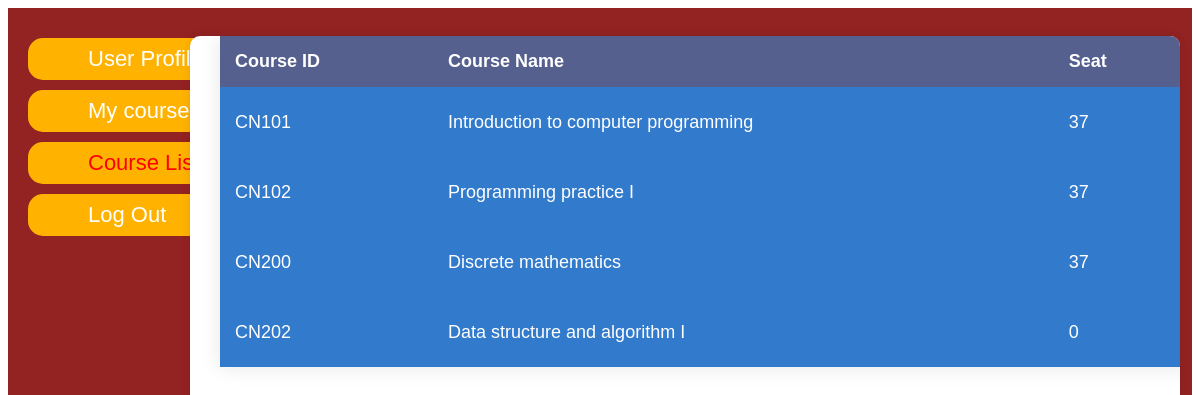
Page /courses/course_page/ (signed in) on the committed database.
### courses/models.py (models this page shows, shortened)
class Course(models.Model):
    ID = models.CharField(max_length=10, primary_key=True) # id
    course_name = models.CharField(max_length=100) # name
    course_lecturer = models.CharField(max_length=100) # lecturer
    course_des = models.CharField(max_length=250) # description
    course_semester = models.CharField(max_length=1, default='1') # semester
    course_year = models.CharField(max_length=4, default="2566") # year
    course_seat = models.IntegerField(default=40) # seat
    course_status = models.BooleanField(default=True) # status

### courses/views.py (the view)
# urls.py: path('course_page/', views.course_page, name='course_page'),
def course_page(request):
    all_course = Course.objects.all()
    reg = Register.objects.filter(reg_scholar_id=request.user)
    reg = reg.values_list('reg_course_id', flat=True)
    return render(request, 'courses/course_page.html',
        { 'username':request.user, 'admin':request.user.is_staff,
          'courses' :all_course,   'scholar':reg,})

### templates/courses/course_page.html (shortened to what this page needs)
{% extends 'courses/index.html' %}
{% load static %}
{% block page %}
    <nav class="navbar">
        <ul class="list">
            {% if admin %}
            <li class="list-item"><a href="{% url 'user_page' %}"><p class="a-p">Admin Profile</p></a></li>
            <li class="list-item"><a href="{% url 'admin:index' %}"><p class="a-p">Admin Site</p></a></li>
            <li class="list-item"><a href="{% url 'management' %}" method = "get"><p class="a-p">Scholar List</p></a></li>
            {% else %}
            <li class="list-item"><a href="{% url 'user_page' %}"><p class="a-p">User Profile</p></a></li>
            <li class="list-item"><a href="{% url 'board_page' %}" method = "get"><p class="a-p">My course</p></a></li>
            {% endif %}
            <li class="list-item"><a class="active" href="{% url 'course_page' %}"><p class="a-p">Course List</p></a></li>
            <li class="list-item"><a href="{% url 'logout_view' %}"><p class="a-p">Log Out</p></a></li>
        </ul>
    </nav>
    <section class="sec">
        {% if admin %}
        <div>
            <table class="content-table">
                <thead>
                    <th>Course ID</th>
                    <th>Course Name</th>
                    <th>Seat</th>
                </thead>
                <tbody>
                    {% for course in courses %}
                    <tr>
                        <td>{{ course.ID }}</td>
                        <td>{{ course.course_name }}</td>
                        <td>{{ course.course_seat }}</td>
                    </tr>
                    {% endfor %}
                </tbody>
            </table>
        </div>
        {% else %}
        <div>
            <table>
                <thead>
                    <th>Course ID</th>
                    <th>Course Name</th>
                    <th>Seat</th>
                </thead>
                <tbody>
                    {% for course in courses %}
                    <tr>
                        <td>{{ course.ID }}</td>
                        <td>{{ course.course_name }}</td>
                        <td>{{ course.course_seat }}</td>
                    </tr>
                    {% endfor %}
                </tbody>
            </table>
        </div>
        {% endif %}
    </section>
{% endblock %}

### templates/courses/index.html
{% extends 'base.html' %}
{% load static %}
{% block content %}
 <body>
    {% block page %}
    {% endblock %}
 </body>
{% endblock %}

### templates/base.html (shortened to what this page needs)
{% load static %}
<!DOCTYPE html>
<html lang="en">
<head>
    <link rel="stylesheet" href="{% static 'css/style.css' %}" />
</head>
    {% block content %}
    {% endblock %}
</html>

### static/css/style.css (style rules this page uses)
.navbar { display: block; grid-area: sidebar; width: 100%; height: 100vh; background-color: rgb(147, 34, 34); }
.list { list-style-type: none; margin: 0; padding: 20px; width: 220px; }
.list li a { display: block; border-radius: 15px; color: #fff; background-color: rgb(255, 179, 0); padding: 8px 8px 8px 0; text-decoration: none; margin: 10px 0; font-size: 22px; font-weight: bolder; font-family: "Montserrat", sans-serif; }
.list-item a.active { color: red; }
.a-p { position: relative; left: 60px; margin: 0; font-weight: 500; }
.sec { display: block; grid-area: content; background-color: #fff; box-shadow: 0 0 10px rgba(0, 0, 0, 0.1); z-index: 100; display: block; overflow: hidden; margin: 20px; padding: 0px 30px; border-radius: 10px; height: 95vh; width: 77.5vw; position: absolute; right: 0; bottom: 0; font-size: 18px; font-weight: 300; font-family: "Montserrat", sans-serif; }
table { width: 1200px; border-collapse: collapse; overflow: hidden; box-shadow: 0 0 20px rgba(0, 0, 0, 0.1); }
th { padding: 15px; background-color: rgba(255, 255, 255, 0.2); color: white; }
td { padding: 15px; background-color: rgba(255, 255, 255, 0.2); color: white; }
th { text-align: left; }
thead th { background-color: #55608f; }
tbody tr td { background-color: rgb(50, 122, 204); }

### rows in the picture
Course: ID "CN101", course_name "Introduction to computer programming", course_seat "37"
Course: ID "CN102", course_name "Programming practice I", course_seat "37"
Course: ID "CN200", course_name "Discrete mathematics", course_seat "37"
Course: ID "CN202", course_name "Data structure and algorithm I", course_seat "0"
